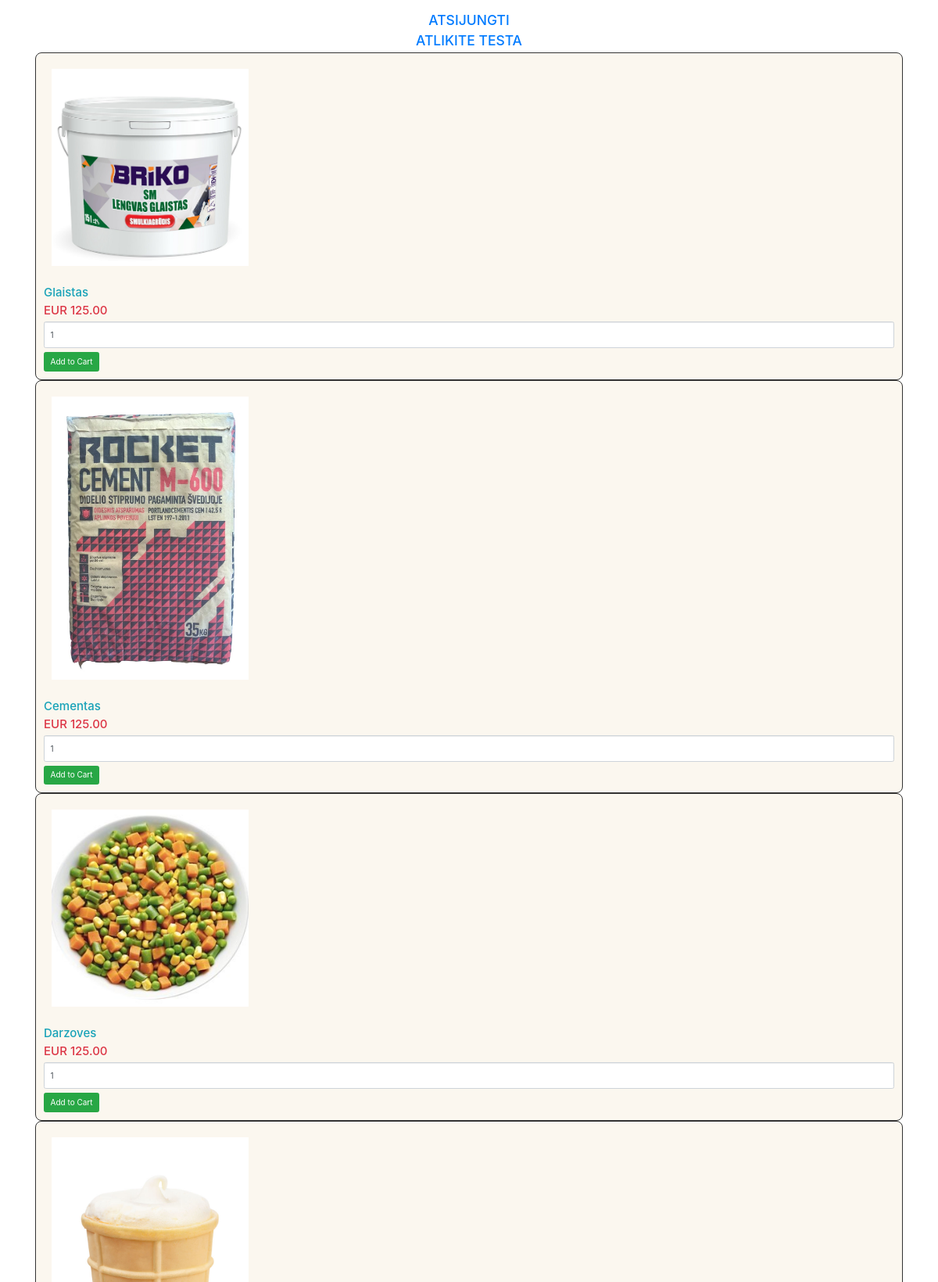
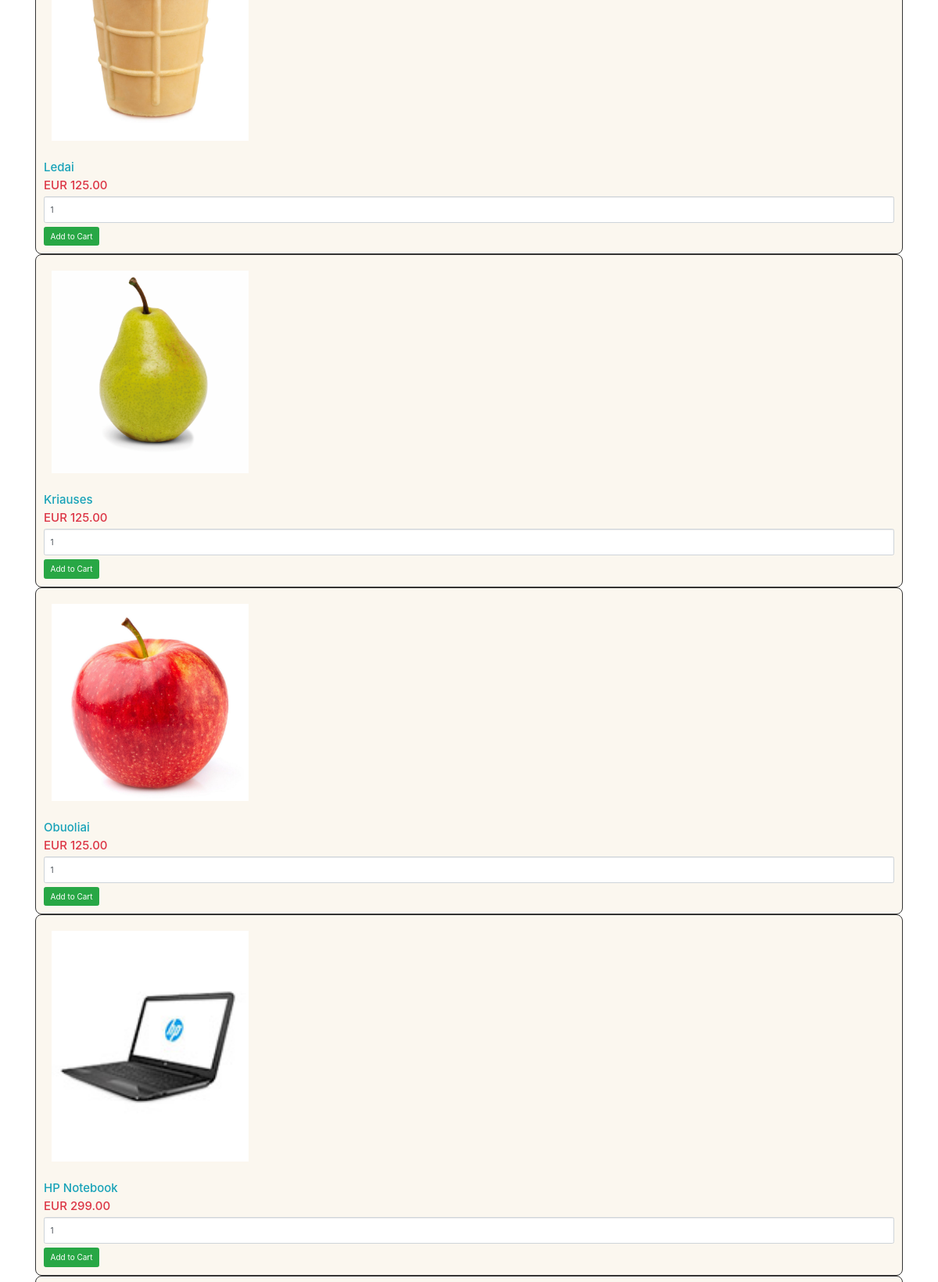
The page /vidus.php (upper part) on the database its author committed (2 pictures, top to bottom).
### tables this page shows
CREATE TABLE `produktai` (
  `id` int(11) NOT NULL,
  `pavadinimas` varchar(255) NOT NULL,
  `nuotrauka` varchar(255) NOT NULL,
  `kaina` double(10,2) NOT NULL
);

### vidus.php (the view, shortened to what this page needs)
        <?php
$connect = new PDO("mysql:host=localhost;dbname=ziniupatikrinimas", "root", "");
?>
<!DOCTYPE html>
<html>
    <head>
        <link rel="stylesheet" href="https://maxcdn.bootstrapcdn.com/bootstrap/3.3.6/css/bootstrap.min.css" />
        <link rel="stylesheet" href="https://maxcdn.bootstrapcdn.com/bootstrap/4.0.0/css/bootstrap.min.css">
    </head>
    <body>
                <br />
            <h3 align="center">
                <a href="index.php">ATSIJUNGTI</a></h3>
            <h3 align="center">
                <a href="testas.php">ATLIKITE TESTA</a></h3>
<?php
$query = "SELECT * FROM produktai ORDER BY ID DESC";
$statement = $connect->prepare($query);
$statement->execute();
$result = $statement->fetchAll();
foreach ($result as $row) {
    ?>
        <div class="container">
            <div class="row">
                <div class="col-12">
                    <form method="post">
                        <div style="border:1px solid #333; background-color:#FBF7EF; border-radius:8px; padding:10px;" align="left">
                            <img src="images/<?php echo $row["nuotrauka"]; ?>" class="img-responsive w-25 p-3" /><br />
                            <h4 class="text-info"><?php echo $row["pavadinimas"]; ?></h4>
                            <h4 class="text-danger"> EUR <?php echo $row["kaina"]; ?></h4>
                            <input type="text" name="quantity" value="1" class="form-control" />
                            <input type="submit" name="add_to_cart" style="margin-top:5px;" class="btn btn-success" value="Add to Cart" />
                        </div>
                    </form>
                </div>
            </div>
        </div>
                <?php
            }
            ?>
            <br />
        <br />
    </body>
</html>

### rows shown on the page
produktai: nuotrauka (picture), pavadinimas "Glaistas", kaina "125.00"
produktai: nuotrauka (picture), pavadinimas "Cementas", kaina "125.00"
produktai: nuotrauka (picture), pavadinimas "Darzoves", kaina "125.00"
produktai: nuotrauka (picture), pavadinimas "Ledai", kaina "125.00"
produktai: nuotrauka (picture), pavadinimas "Kriauses", kaina "125.00"
produktai: nuotrauka (picture), pavadinimas "Obuoliai", kaina "125.00"
produktai: nuotrauka (picture), pavadinimas "HP Notebook", kaina "299.00"
